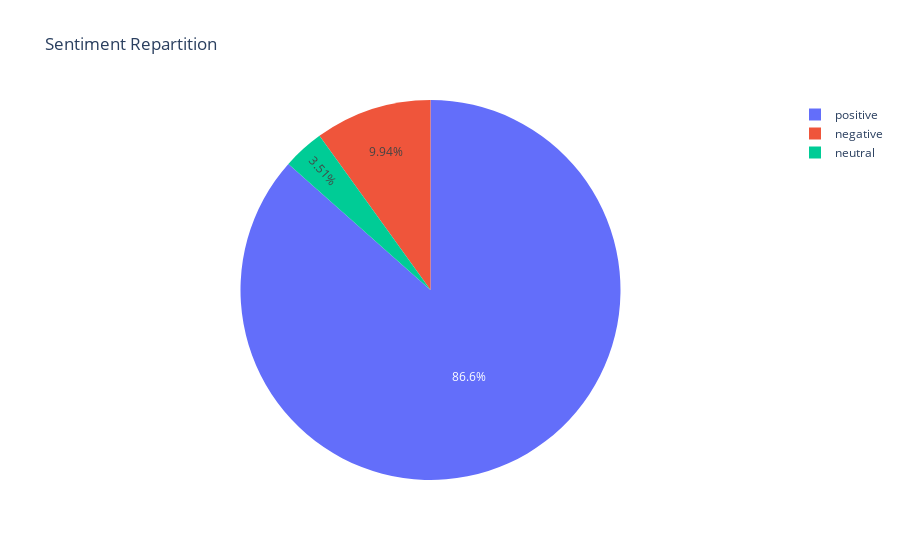

The code cell stored with this chart in its notebook:
### Markdown cell above
## Sentiment Analysis

### Code cell
# Sentiment répartition (Pie chart)
sent_rep_fig = px.pie(df, names="sentiment", title="Sentiment Repartition")
sent_rep_fig.show()

### Figure 1 — Plotly figure (JSON) as saved in the notebook; plotly's stock layout.template omitted (floating-point values rounded to 4 significant figures; data arrays with more than 128 entries replaced by an {"elided": "..."} marker saying what was removed)
{"data": [{"domain": {"x": [0, 1], "y": [0, 1]}, "hovertemplate": "sentiment=%{label}<extra></extra>", "labels": {"elided": "7578 str values"}, "legendgroup": "", "name": "", "showlegend": true, "type": "pie"}], "layout": {"legend": {"tracegroupgap": 0}, "title": {"text": "Sentiment Repartition"}}}
